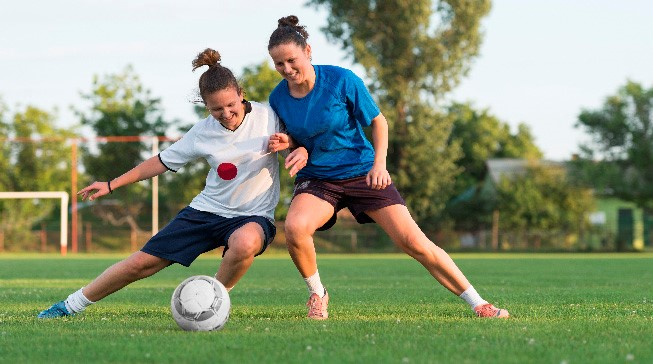
#> input picture human pose estimation/test_pose_image.jpg, 653 x 364 px, given in place of the camera
$ python object_tracker_v1.py
#> lines starting #> are read from the running program, lines starting #| are printed output that depends on the picture; after the words box and inside, x2 and y2 are one past the last pixel; in counts of white or black regions, pixels touching at a corner belong together
#> further down, frame is the input picture: shape (364, 653, 3); mean B, G, R 120.1, 149.2, 137.8
import cv2 as cv
import numpy as np


u = (160//2, 80*255//100, 80*255//100)
l = (90//2, 30*255//100, 30*255//100)

def detect_obj(image,l,u):
#> called with l = (45, 76, 76), u = (80, 204, 204)
    mask = cv.inRange(cv.cvtColor(image, cv.COLOR_BGR2HSV), l, u)
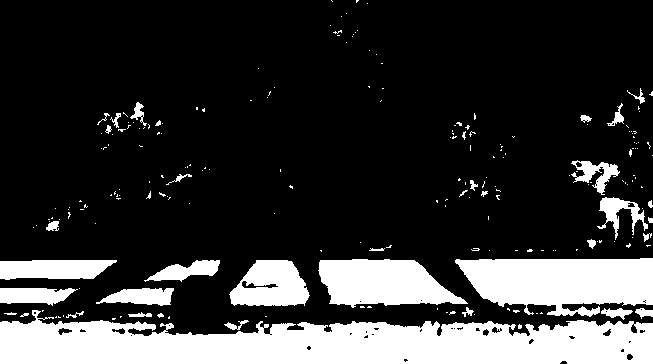
#> mask: shape (364, 653); 20.9% white; 214 white regions (178 under 20 px), largest, box (x1, y1, x2, y2) and area: (0, 310, 653, 364) 24785, (455, 258, 653, 317) 8588, (318, 259, 468, 308) 5123

    mask = cv.erode(mask, None, iterations=1)
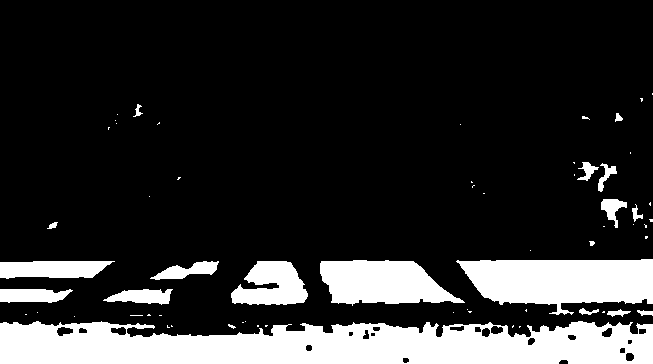
#> mask: shape (364, 653); 18.1% white; 63 white regions (44 under 20 px), largest, box (x1, y1, x2, y2) and area: (0, 321, 653, 364) 22881, (456, 259, 653, 315) 7827, (320, 260, 465, 306) 4689
    mask = cv.dilate(mask, None, iterations=3)
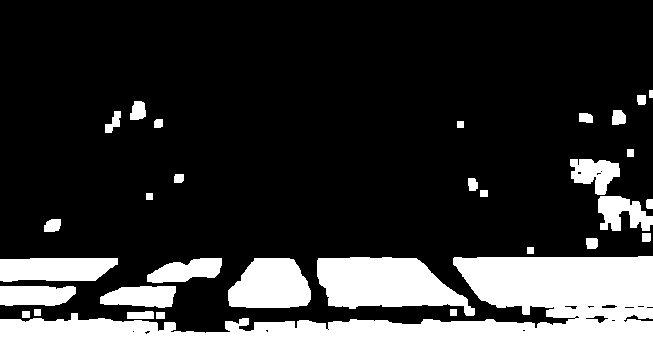
#> mask: shape (364, 653); 24.5% white; 32 white regions

    elements = cv.findContours(
        mask, cv.RETR_EXTERNAL, cv.CHAIN_APPROX_SIMPLE)[-2]
#> elements = 32 contours; largest, box (x1, y1, x2, y2) and area: (0, 256, 653, 364) 37058, (317, 257, 475, 316) 5844, (228, 258, 311, 308) 3218, (0, 258, 118, 282) 2328, (0, 286, 76, 306) 1264

    #result = cv.bitwise_and(frame, frame, mask=mask)
    c=None
    point=None
    radius=0
    if elements:
        c = max(elements, key=cv.contourArea)
#> c = contour of 303 points, box (x1, y1, x2, y2) (0, 256, 653, 364), area 37058
        ((x, y), radius) = cv.minEnclosingCircle(c)
#> x = 326; y = 309.5; radius = 330.4
        point=np.array([np.int32(x), np.int32(y)],dtype=np.int32)
#> point = [326, 309]
    return point,np.int32(radius),mask,c

if __name__=="__main__":
    cap = cv.VideoCapture(0)
    while cap.isOpened():
        ret, frame = cap.read()

        # print(np.max(hsl_frame[:,:,0]))

        #mask = get_mask(frame, 60,5)
        point,r,_,c =detect_obj(frame,l,u)
#> point = [326, 309]; r = 330
        #result = cv.bitwise_and(frame, frame, mask=mask)
        if point is not None:

            cv.circle(frame, point,
                    r, (0, 255, 255))
            cv.circle(frame, point,
                    1, (255,0,0),10)
            cv.polylines(frame, [c], True, (0, 255, 0))
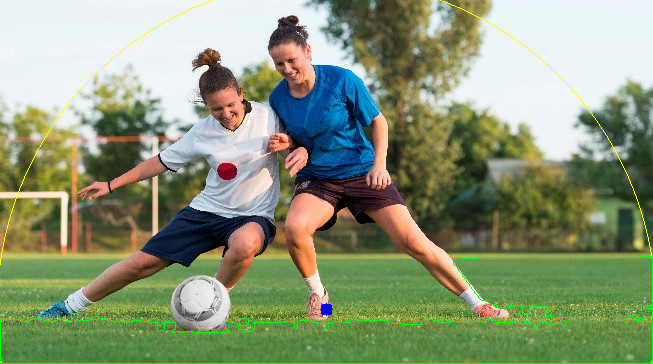
#> frame: shape (364, 653, 3); mean B, G, R 119.1, 150.2, 137

        cv.imshow('webcam', frame)

        #cv.imshow('webcam_filtred', result)
        key = cv.waitKey(10) & 0xff
#> (key q is pressed here)

        if key == ord('q'):
            break

    cv.destroyAllWindows()
    cap.release()
